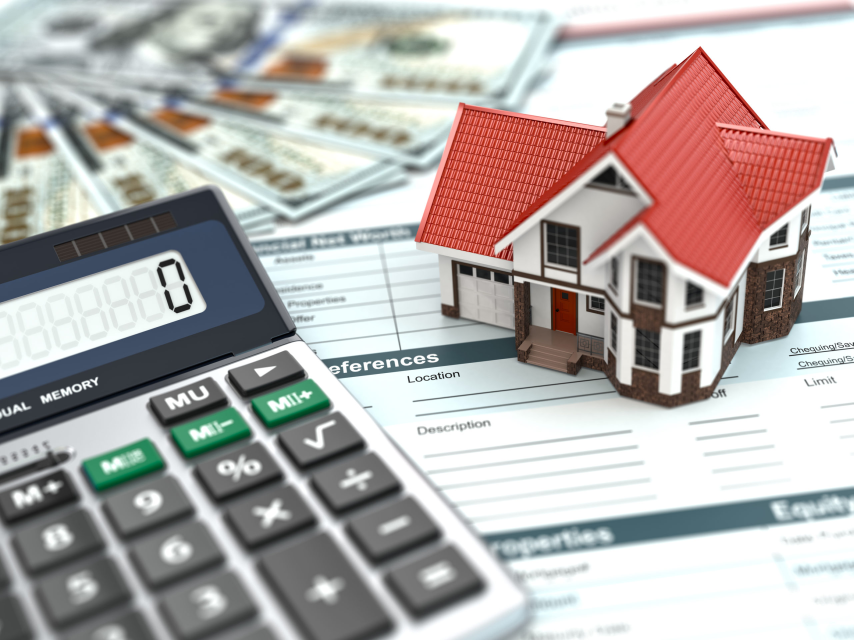
#> input picture mejores-hipotecas-scaled.jpg, 2560 x 1920 px, found by its file name (shown at 1/3 size)
$ jupyter execute --allow-errors HipotecasCasodeUso.ipynb   (shell and % lines are left out)
#> lines starting #> are read from the running program, lines starting #| are printed output that depends on the picture
[cell 1]
from IPython.display import HTML

# Crea un título en negrita y rojo utilizando HTML y CSS
html_titulo = '<h1 style="text-align:center; color:red; font-weight:bold;">Mercado Hipotecario en España. Año 2021</h1>'

# Muestra el título en negrita y rojo
display(HTML(html_titulo))

[cell 2]
from PIL import Image
from IPython.display import display, HTML

# Cargar la imagen en un objeto Image de PIL
imagen = Image.open("/content/mejores-hipotecas-scaled.jpg")
#> imagen is the input picture: PIL image 2560x1920 RGB; mean R, G, B 179.2, 173.9, 172

# Redimensionar la imagen a un tamaño más pequeño
tamaño_nuevo = (400, 400)
imagen_pequeña = imagen.resize(tamaño_nuevo)
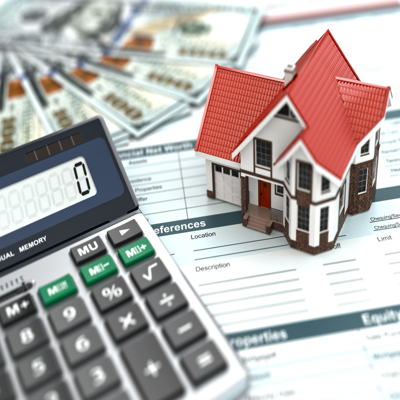
#> imagen_pequeña: PIL image 400x400 RGB; mean R, G, B 179.1, 173.9, 172
display(imagen_pequeña)
